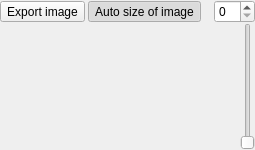
<?xml version="1.0" encoding="UTF-8"?>
<ui version="4.0">
 <class>SliceDockWidget</class>
 <widget class="QDockWidget" name="SliceDockWidget">
  <property name="geometry">
   <rect>
    <x>0</x>
    <y>0</y>
    <width>200</width>
    <height>150</height>
   </rect>
  </property>
  <property name="minimumSize">
   <size>
    <width>200</width>
    <height>150</height>
   </size>
  </property>
  <property name="allowedAreas">
   <set>Qt::AllDockWidgetAreas</set>
  </property>
  <property name="windowTitle">
   <string>Slice</string>
  </property>
  <widget class="QWidget" name="dockWidgetContents">
   <layout class="QGridLayout" name="gridLayout">
    <property name="leftMargin">
     <number>0</number>
    </property>
    <property name="topMargin">
     <number>0</number>
    </property>
    <property name="rightMargin">
     <number>0</number>
    </property>
    <property name="bottomMargin">
     <number>0</number>
    </property>
    <property name="horizontalSpacing">
     <number>3</number>
    </property>
    <property name="verticalSpacing">
     <number>0</number>
    </property>
    <item row="0" column="1">
     <widget class="QToolButton" name="toolButtonFill">
      <property name="toolTip">
       <string>Auto size of image</string>
      </property>
      <property name="text">
       <string>Auto size of image</string>
      </property>
      <property name="icon">
       <iconset resource="resources.qrc">
        <normaloff>:/icons/icons/images/icons_24.png</normaloff>:/icons/icons/images/icons_24.png</iconset>
      </property>
      <property name="checkable">
       <bool>true</bool>
      </property>
      <property name="checked">
       <bool>true</bool>
      </property>
     </widget>
    </item>
    <item row="1" column="5">
     <widget class="QSlider" name="verticalSlider">
      <property name="orientation">
       <enum>Qt::Vertical</enum>
      </property>
     </widget>
    </item>
    <item row="1" column="0" colspan="5">
     <widget class="QScrollArea" name="scrollArea">
      <property name="frameShape">
       <enum>QFrame::NoFrame</enum>
      </property>
      <property name="widgetResizable">
       <bool>true</bool>
      </property>
      <widget class="QWidget" name="scrollAreaWidgetContents">
       <property name="geometry">
        <rect>
         <x>0</x>
         <y>0</y>
         <width>175</width>
         <height>106</height>
        </rect>
       </property>
       <layout class="QHBoxLayout" name="horizontalLayout_2">
        <property name="spacing">
         <number>0</number>
        </property>
        <property name="leftMargin">
         <number>0</number>
        </property>
        <property name="topMargin">
         <number>0</number>
        </property>
        <property name="rightMargin">
         <number>0</number>
        </property>
        <property name="bottomMargin">
         <number>0</number>
        </property>
        <item>
         <widget class="ImageWidget" name="imageWidget" native="true">
          <property name="cursor">
           <cursorShape>CrossCursor</cursorShape>
          </property>
          <property name="mouseTracking">
           <bool>true</bool>
          </property>
         </widget>
        </item>
       </layout>
      </widget>
     </widget>
    </item>
    <item row="0" column="3" colspan="3" alignment="Qt::AlignRight">
     <widget class="QSpinBox" name="spinBox"/>
    </item>
    <item row="0" column="2">
     <widget class="QLabel" name="labelLoading"/>
    </item>
    <item row="0" column="0">
     <widget class="QToolButton" name="toolButtonSave">
      <property name="toolTip">
       <string>Export image</string>
      </property>
      <property name="text">
       <string>Export image</string>
      </property>
      <property name="icon">
       <iconset resource="resources.qrc">
        <normaloff>:/icons/icons/images/icons_10.png</normaloff>:/icons/icons/images/icons_10.png</iconset>
      </property>
     </widget>
    </item>
   </layout>
  </widget>
 </widget>
 <customwidgets>
  <customwidget>
   <class>ImageWidget</class>
   <extends>QWidget</extends>
   <header location="global">imagewidget.h</header>
   <container>1</container>
   <slots>
    <signal>imageResized(int,int)</signal>
    <signal>clickedPointInImage(int,int)</signal>
    <slot>saveImage()</slot>
    <slot>setAdjust(bool)</slot>
   </slots>
  </customwidget>
 </customwidgets>
 <resources>
  <include location="resources.qrc"/>
 </resources>
 <connections>
  <connection>
   <sender>verticalSlider</sender>
   <signal>valueChanged(int)</signal>
   <receiver>spinBox</receiver>
   <slot>setValue(int)</slot>
   <hints>
    <hint type="sourcelabel">
     <x>186</x>
     <y>55</y>
    </hint>
    <hint type="destinationlabel">
     <x>183</x>
     <y>34</y>
    </hint>
   </hints>
  </connection>
  <connection>
   <sender>spinBox</sender>
   <signal>valueChanged(int)</signal>
   <receiver>verticalSlider</receiver>
   <slot>setValue(int)</slot>
   <hints>
    <hint type="sourcelabel">
     <x>170</x>
     <y>31</y>
    </hint>
    <hint type="destinationlabel">
     <x>191</x>
     <y>55</y>
    </hint>
   </hints>
  </connection>
  <connection>
   <sender>toolButtonFill</sender>
   <signal>clicked(bool)</signal>
   <receiver>imageWidget</receiver>
   <slot>setAdjust(bool)</slot>
   <hints>
    <hint type="sourcelabel">
     <x>39</x>
     <y>33</y>
    </hint>
    <hint type="destinationlabel">
     <x>52</x>
     <y>65</y>
    </hint>
   </hints>
  </connection>
  <connection>
   <sender>toolButtonSave</sender>
   <signal>clicked()</signal>
   <receiver>imageWidget</receiver>
   <slot>saveImage()</slot>
   <hints>
    <hint type="sourcelabel">
     <x>8</x>
     <y>27</y>
    </hint>
    <hint type="destinationlabel">
     <x>25</x>
     <y>66</y>
    </hint>
   </hints>
  </connection>
 </connections>
</ui>
